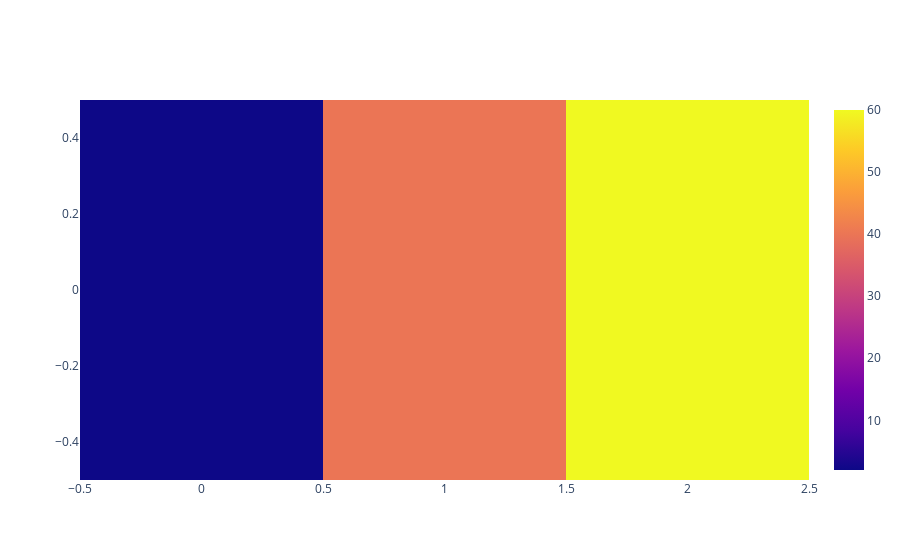

Notebook code cell kept with this figure:
### Code cell
trace = go.Heatmap(z = [[2, 40, 60]])  # default value of x is being used i.e. 0, 1, 2
data = [trace]
offline.iplot(data)

### Figure 1 — Plotly figure (JSON) as saved in the notebook; plotly's stock layout.template omitted (floating-point values rounded to 4 significant figures)
{"data": [{"type": "heatmap", "z": [[2, 40, 60]]}], "layout": {"autosize": true, "xaxis": {"autorange": true, "range": [-0.5, 2.5]}, "yaxis": {"autorange": true, "range": [-0.5, 0.5]}}}
